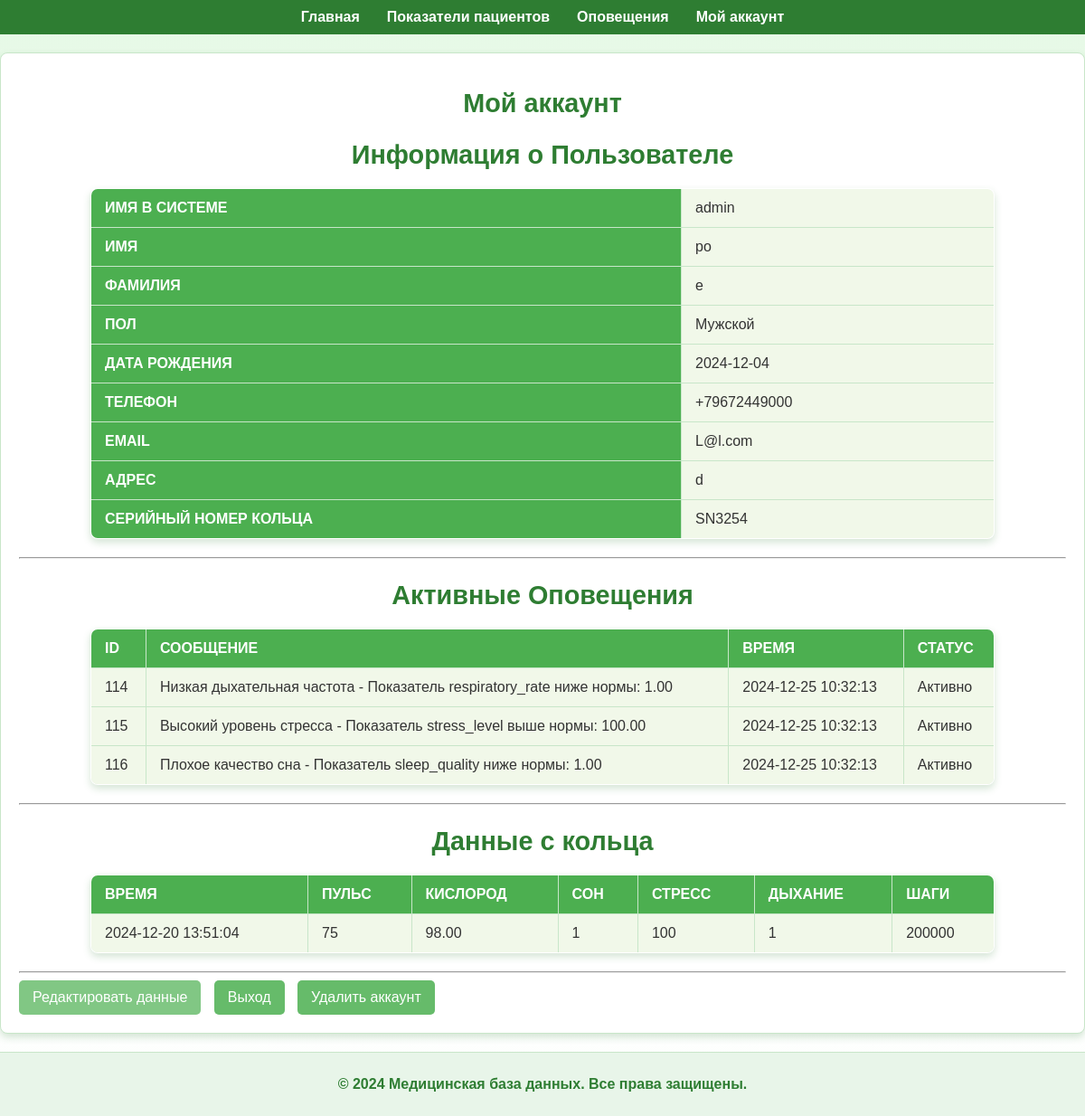
/account.php (signed in), run on the app's committed database.
### tables this page shows
CREATE TABLE `authorization` (
  `id` int(11) NOT NULL,
  `patient_id` int(11) DEFAULT NULL,
  `username` varchar(50) NOT NULL,
  `password_hash` varchar(255) NOT NULL
);

CREATE TABLE `patients` (
  `patient_id` int(11) NOT NULL,
  `name` varchar(100) NOT NULL,
  `surname` varchar(100) DEFAULT NULL,
  `gender` varchar(10) DEFAULT NULL,
  `date_of_birth` date DEFAULT NULL,
  `phone` varchar(20) DEFAULT NULL,
  `email` varchar(100) DEFAULT NULL,
  `address` varchar(200) DEFAULT NULL
);

CREATE TABLE `rings` (
  `ring_id` int(11) NOT NULL,
  `patient_id` int(11) DEFAULT NULL,
  `serial_number` varchar(50) DEFAULT NULL,
  `model` varchar(50) DEFAULT NULL,
  `activated_date` date DEFAULT NULL
);

CREATE TABLE `messages` (
  `alert_id` int(11) NOT NULL,
  `patient_id` int(11) DEFAULT NULL,
  `data_id` int(11) DEFAULT NULL,
  `message_type_id` int(11) DEFAULT NULL,
  `alert_message` varchar(200) DEFAULT NULL,
  `message_timestamp` timestamp NOT NULL DEFAULT current_timestamp(),
  `resolved` tinyint(1) DEFAULT 0
);

CREATE TABLE `data` (
  `data_id` int(11) NOT NULL,
  `ring_id` int(11) DEFAULT NULL,
  `timestamp` timestamp NOT NULL DEFAULT current_timestamp() ON UPDATE current_timestamp(),
  `heart_rate` int(11) DEFAULT NULL,
  `blood_oxygen_level` decimal(5,2) DEFAULT NULL,
  `sleep_quality` int(11) DEFAULT NULL,
  `stress_level` int(11) DEFAULT NULL,
  `respiratory_rate` int(11) DEFAULT NULL,
  `steps_count` int(11) DEFAULT NULL
);

### account.php (the view, shortened to what this page needs)
<?php
require_once __DIR__ . '/boot.php';
$user_id = $_SESSION['user_id'];
$sql_user = "
    SELECT
        a.id AS auth_id,
        a.username,
        p.patient_id,
        p.name,
        p.surname,
        p.gender,
        p.date_of_birth,
        p.phone,
        p.email,
        p.address,
        r.serial_number AS ring_serial
    FROM authorization a
    LEFT JOIN patients p ON a.patient_id = p.patient_id
    LEFT JOIN rings r ON p.patient_id = r.patient_id
    WHERE a.id = :user_id
    LIMIT 1
";
$stmt_user = $pdo->prepare($sql_user);
$stmt_user->bindParam(':user_id', $user_id, PDO::PARAM_INT);
try {
    $stmt_user->execute();
    $user = $stmt_user->fetch(PDO::FETCH_ASSOC);
} catch (PDOException $e) {
    die("Ошибка при выполнении запроса пользователя: " . $e->getMessage());
}
$patient_id = $user['patient_id'];
$sql_alerts = "
SELECT
    m.alert_id,
    m.alert_message,
    m.message_timestamp,
    m.resolved
FROM messages m
WHERE m.patient_id = :patient_id AND m.resolved = 0
ORDER BY m.message_timestamp DESC
";
try {
    $stmt_alerts = $pdo->prepare($sql_alerts);
    $stmt_alerts->bindParam(':patient_id', $patient_id, PDO::PARAM_INT);
    $stmt_alerts->execute();
    $alerts = $stmt_alerts->fetchAll(PDO::FETCH_ASSOC);
} catch (PDOException $e) {
    die("Ошибка при выполнении запроса оповещений: " . $e->getMessage());
}
$sql_measurements = "
SELECT
    d.data_id,
    d.timestamp,
    d.heart_rate,
    d.blood_oxygen_level,
    d.sleep_quality,
    d.stress_level,
    d.respiratory_rate,
    d.steps_count
FROM data d
JOIN rings r ON d.ring_id = r.ring_id
WHERE r.patient_id = :patient_id
ORDER BY d.timestamp DESC
";
try {
    $stmt_measurements = $pdo->prepare($sql_measurements);
    $stmt_measurements->bindParam(':patient_id', $patient_id, PDO::PARAM_INT);
    $stmt_measurements->execute();
    $measurements = $stmt_measurements->fetchAll(PDO::FETCH_ASSOC);
} catch (PDOException $e) {
    die("Ошибка при получении данных с кольца: " . $e->getMessage());
}
?>
<?php include "includes/header.php"; ?>
<h1>Мой аккаунт</h1>
<h2>Информация о Пользователе</h2>
<table border="1" cellpadding="5" cellspacing="0">
    <tr>
        <th>Имя в системе</th>
        <td><?php echo htmlspecialchars($user['username']); ?></td>
    </tr>
    <tr>
        <th>Имя</th>
        <td><?php echo htmlspecialchars($user['name']); ?></td>
    </tr>
    <tr>
        <th>Фамилия</th>
        <td><?php echo htmlspecialchars($user['surname']); ?></td>
    </tr>
    <tr>
        <th>Пол</th>
        <td><?php echo htmlspecialchars($user['gender']); ?></td>
    </tr>
    <tr>
        <th>Дата рождения</th>
        <td><?php echo htmlspecialchars($user['date_of_birth']); ?></td>
    </tr>
    <tr>
        <th>Телефон</th>
        <td><?php echo htmlspecialchars($user['phone']); ?></td>
    </tr>
    <tr>
        <th>Email</th>
        <td><?php echo htmlspecialchars($user['email']); ?></td>
    </tr>
    <tr>
        <th>Адрес</th>
        <td><?php echo htmlspecialchars($user['address']); ?></td>
    </tr>
    <tr>
        <th>Серийный номер кольца</th>
        <td><?php echo htmlspecialchars($user['ring_serial'] ?? 'Нет кольца'); ?></td>
    </tr>
</table>
<hr>
<h2>Активные Оповещения</h2>
<?php if (!empty($alerts)): ?>
    <table border="1" cellpadding="5" cellspacing="0">
        <tr>
            <th>ID</th>
            <th>Сообщение</th>
            <th>Время</th>
            <th>Статус</th>
        </tr>
        <?php foreach ($alerts as $alert): ?>
            <tr>
                <td><?php echo htmlspecialchars($alert['alert_id']); ?></td>
                <td><?php echo htmlspecialchars($alert['alert_message']); ?></td>
                <td><?php echo htmlspecialchars($alert['message_timestamp']); ?></td>
                <td><?php echo $alert['resolved'] ? 'Решено' : 'Активно'; ?></td>
            </tr>
        <?php endforeach; ?>
    </table>
<?php else: ?>
    <p>Нет активных оповещений.</p>
<?php endif; ?>
<hr>
<h2>Данные с кольца</h2>
<?php if (!empty($measurements)): ?>
    <table border="1" cellpadding="5" cellspacing="0">
        <tr>
            <th>Время</th>
            <th>Пульс</th>
            <th>Кислород</th>
            <th>Сон</th>
            <th>Стресс</th>
            <th>Дыхание</th>
            <th>Шаги</th>
        </tr>
        <?php foreach ($measurements as $data): ?>
            <tr>
                <td><?php echo htmlspecialchars($data['timestamp']); ?></td>
                <td><?php echo htmlspecialchars($data['heart_rate']); ?></td>
                <td><?php echo htmlspecialchars($data['blood_oxygen_level']); ?></td>
                <td><?php echo htmlspecialchars($data['sleep_quality']); ?></td>
                <td><?php echo htmlspecialchars($data['stress_level']); ?></td>
                <td><?php echo htmlspecialchars($data['respiratory_rate']); ?></td>
                <td><?php echo htmlspecialchars($data['steps_count']); ?></td>
            </tr>
        <?php endforeach; ?>
    </table>
<?php else: ?>
    <p>Нет данных.</p>
<?php endif; ?>
<hr>
<a href="edit_patient.php" class="account-button account-button-edit">Редактировать данные</a>
<a href="do_logout.php" class="account-button account-button-logout">Выход</a>
<a href="delete_account.php" class="account-button account-button-delete" onclick="return confirm('Вы уверены, что хотите удалить аккаунт?')">Удалить аккаунт</a>
<?php include "includes/footer.php"; ?>

### assets/css/tables.css (style rules this page uses)
body { font-family: Arial, sans-serif; margin: 20px; background: linear-gradient(to bottom, #e0f2e9, #ffffff); color: #333; }
h1, h2 { color: #2e7d32; text-align: center; margin-bottom: 20px; font-size: 1.8rem; }
table { width: 100%; max-width: 1000px; margin: 0 auto 20px; border-collapse: collapse; background-color: #ffffff; border-radius: 8px; overflow: hidden; box-shadow: 0 4px 8px rgba(46, 125, 50, 0.2); border: 1px solid #c8e6c9; }
th { background-color: #4caf50; color: #ffffff; font-weight: bold; padding: 12px 15px; text-transform: uppercase; text-align: left; }
td { padding: 12px 15px; border: 1px solid #c8e6c9; color: #333; background-color: #f1f8e9; }
tr:nth-child(even) { background-color: #e8f5e9; }

### assets/css/style.css (style rules this page uses)
body { font-family: Arial, sans-serif; margin: 0; padding: 0; background: linear-gradient(to bottom, #e6f9e6, #ffffff); color: #333; }
.account-button, .account-button-form button { display: inline-block; background-color: #4caf50; color: #fff; border: none; border-radius: 5px; padding: 10px 15px; margin-right: 10px; cursor: pointer; text-decoration: none; font-family: Arial, sans-serif; font-size: 1rem; transition: background-color 0.3s ease, transform 0.1s ease; }
.account-button-delete { background-color: #66bb6a; }
.account-button-edit { background-color: #81c784; }
.account-button-logout { background-color: #66bb6a; }

### data on the page
authorization: username "admin", patient.name "po", patient.surname "e", patient.gender "Мужской", patient.date_of_birth "2024-12-04", patient.phone "+79672449000", patient.email "L@l.com", patient.address "d", rings.serial_number "SN3254"
messages: alert_id "114", alert_message "Низкая дыхательная частота - Показатель respiratory_rate ниже нормы: 1.00", message_timestamp "2024-12-25 10:32:13", resolved "Активно"
messages: alert_id "115", alert_message "Высокий уровень стресса - Показатель stress_level выше нормы: 100.00", message_timestamp "2024-12-25 10:32:13", resolved "Активно"
messages: alert_id "116", alert_message "Плохое качество сна - Показатель sleep_quality ниже нормы: 1.00", message_timestamp "2024-12-25 10:32:13", resolved "Активно"
data: timestamp "2024-12-20 13:51:04", heart_rate "75", blood_oxygen_level "98.00", sleep_quality "1", stress_level "100", respiratory_rate "1", steps_count "200000"
